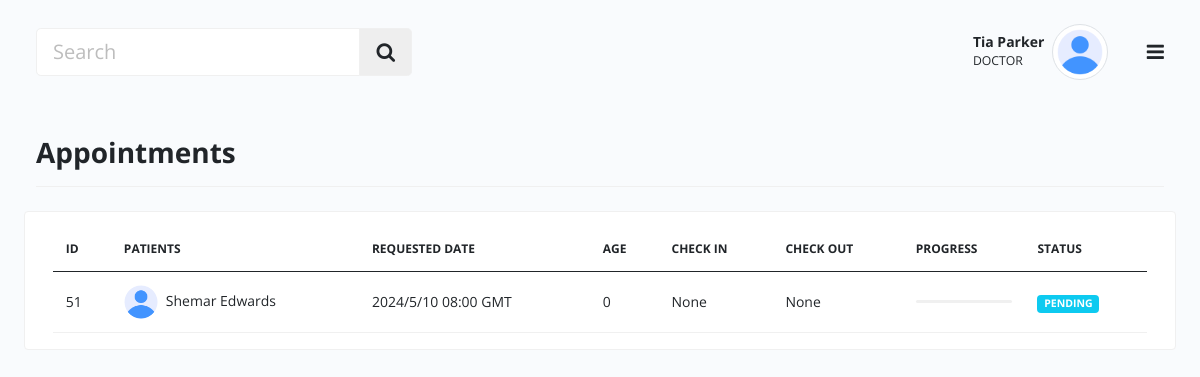
Before: /appointments (signed in) with the older database file.
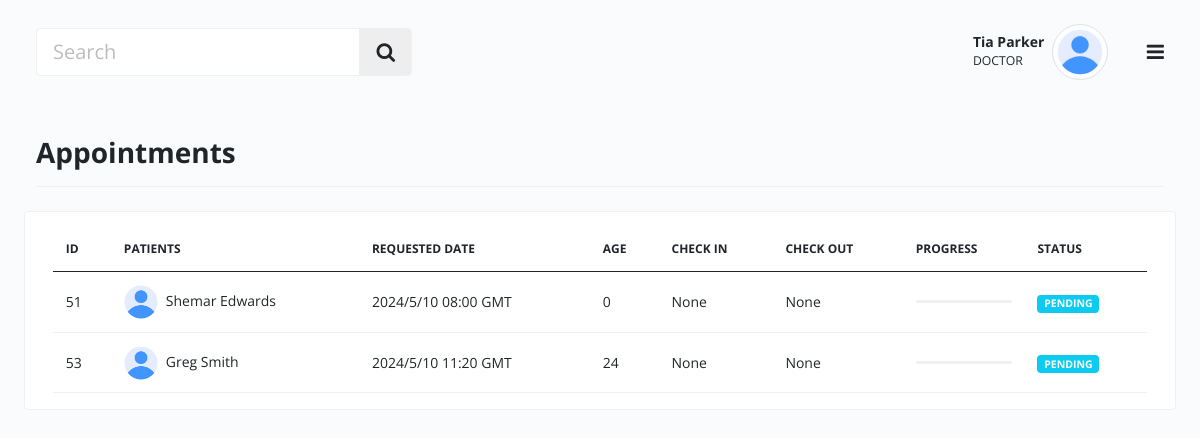
After: the same page with the newer database file.
### tables this page shows
CREATE TABLE users (
    id INTEGER PRIMARY KEY AUTOINCREMENT,
    dob TEXT NOT NULL,
    first_name TEXT NOT NULL,
    last_name TEXT NOT NULL,
    user_role TEXT NOT NULL,
    email TEXT NOT NULL UNIQUE,
    gender TEXT NOT NULL,
    phone_number TEXT NOT NULL,
    passcode TEXT NOT NULL
);

CREATE TABLE appointments (
    id INTEGER PRIMARY KEY AUTOINCREMENT,
    doctor_id TEXT NOT NULL,
    patient_id TEXT NOT NULL,
    room_id TEXT NULL,
    approved BOOLEAN DEFAULT false,
    date TEXT NOT NULL,
    date_admitted TEXT NULL,
    date_dischared TEXT NULL,
    status TEXT DEFAULT 'PENDING',
    progress INTEGER DEFAULT 0
);

### app.py (the view)
@app.route("/appointments", methods=('GET', 'POST'))
def appointments():
    user_id = str(g.user['id'])
    data = []
    db = get_db()
    appointments = db.execute("SELECT * FROM appointments").fetchall()
    for a in appointments:
        user = db.execute(f"SELECT * FROM users where id = {a['patient_id']}").fetchone()
        temp = {'user_id':user['id'],'doctor_id': a['doctor_id'], 'id': a['id'],'age': calculate_age(user['dob']), 'patient_name': f"{user['first_name']} {user['last_name']}", 'date_admitted': a['date_admitted'], 'date_discharged': a['date_dischared'], 'status': a['status'],'progress': a['progress'],'schedule_date': a['date'], 'style_width': f"style=width: {a['progress']}%;"}
        data.append(temp)
    if g.user['user_role'] == 'PATIENT':
        data = [x for x in data if str(x['user_id']) == user_id]
    else:
        data = [v for v in data if str(v['doctor_id']) == user_id]
    return render_template("appointments.html", data=data)

### api_routes/api_auth.py (called while the page is built)
@bp.before_app_request
def load_logged_in_user():
    user_id = session.get('user_id')
    if user_id is None:
        g.user = None
    else:
        g.user = get_db().execute(
            'SELECT * FROM users WHERE id = ?', (user_id,)
        ).fetchone()

### db.py (called while the page is built)
def dict_factory(cursor, row):
    d = {}
    for idx, col in enumerate(cursor.description):
        d[col[0]] = row[idx]
    return d

def get_db():
    if 'db' not in g:
        g.db = sqlite3.connect(
            'database.db',
            detect_types=sqlite3.PARSE_DECLTYPES
        )
        g.db.row_factory = dict_factory
    return g.db

### helper.py (called while the page is built)
def calculate_age(do):
    dob = datetime.strptime(do, "%Y-%m-%d").date()
    today = datetime.now().date()
    age = today.year - dob.year
    if (today.month, today.day) < (dob.month, dob.day):
        age -= 1
    return age

### templates/appointments.html (shortened to what this page needs)
{% extends 'base.html' %}
{% block content %}
    <div class="main px-lg-4 px-md-4">
        {% include 'shared/header.html'%}
        <div class="body d-flex py-3">
            <div class="container-xxl">
                <div class="row align-items-center">
                    <div class="border-0 mb-4">
                        <div class="card-header py-3 no-bg bg-transparent d-flex align-items-center px-0 justify-content-between border-bottom flex-wrap">
                            <h3 class="fw-bold mb-0">Appointments</h3>
                        </div>
                    </div>
                </div>
                <div class="row mb-3">
                    <div class="card">
                        <div class="card-body">
                            <table id="patient-table" class="table table-hover align-middle mb-0" style="width: 100%;">
                                <thead>
                                    <tr>
                                        <th>Id</th>
                                        <th>Patients</th>
                                        <th>Requested Date</th>
                                        <th>Age</th>
                                        <th>Check In</th>
                                        <th>Check Out</th>
                                        <th>Progress</th>
                                        <th>Status</th>
                                    </tr>
                                </thead>
                                <tbody>
                                    {% for a in data %}
                                    <tr>
                                        <td>{{a.id}}</td>
                                        <td><img src="{{url_for('static', filename='assets/images/profile.png')}}" class="avatar  rounded-circle me-2" alt="profile-image"><span>{{a.patient_name}} </span></td>
                                        <td>{{a.schedule_date}}</td>
                                        <td>{{a.age}}</td>
                                        <td>{{a.date_admitted}}</td>
                                        <td>{{a.date_discharged}}</td>
                                        <td>
                                            <div class="progress" style="height: 3px;">
                                            </div>
                                        </td>
                                        <td><span class="badge bg-info">{{a.status}}</span></td>
                                    </tr>
                                    {% endfor %}
                                </tbody>
                            </table>
                        </div>
                    </div>
                </div>
            </div>
        </div>
    </div>
{% endblock %}

### templates/base.html (shortened to what this page needs)
<!doctype html>
<html class="no-js" lang="en" dir="ltr">
<head>
    <link rel="stylesheet" href="{{ url_for('static', filename='assets/css/ihealth.style.min.css') }}">
    <link rel="stylesheet" href="{{ url_for('static', filename='assets/plugin/datatables/responsive.dataTables.min.css') }}">
    <link rel="stylesheet" href="{{ url_for('static', filename='assets/plugin/datatables/dataTables.bootstrap5.min.css') }}">
    <link rel="stylesheet" href="https://cdn.jsdelivr.net/npm/@event-calendar/build@2.7.0/event-calendar.min.css">
</head>
<body>
<div id="ihealth-layout" class="theme-tradewind">
    {% block content %}{% endblock %}
</div>
</body>
</html>

### templates/shared/header.html (shortened to what this page needs)
<div class="header">
    <nav class="navbar py-4">
        <div class="container-xxl">
            <div class="h-right d-flex align-items-center mr-5 mr-lg-0 order-1">
                <div class="d-flex">
                    <a class="nav-link text-primary collapsed" href="help.html" title="Get Help">
                        <i class="icofont-info-square fs-5"></i>
                    </a>
                </div>
                <div class="dropdown notifications zindex-popover">
                    <a class="nav-link dropdown-toggle pulse" href="#" role="button" data-bs-toggle="dropdown">
                        <i class="icofont-alarm fs-5"></i>
                    </a>
                </div>
                <div class="dropdown user-profile ml-2 ml-sm-3 d-flex align-items-center zindex-popover">
                    <div class="u-info me-2">
                        <p class="mb-0 text-end line-height-sm "><span class="font-weight-bold">{{g.user.first_name}} {{g.user.last_name}}</span></p>
                        <small>{{ g.user.user_role }}</small>
                    </div>
                    <a class="nav-link dropdown-toggle pulse p-0" href="#" role="button" data-bs-toggle="dropdown" data-bs-display="static">
                        <img class="avatar lg rounded-circle img-thumbnail" src="{{url_for('static', filename='assets/images/profile.png')}}" alt="profile">
                    </a>
                </div>
                <div class="setting ms-2">
                    <a href="#" data-bs-toggle="modal" data-bs-target="#Settingmodal"><i class="icofont-gear-alt fs-5"></i></a>
                </div>
            </div>
            <button class="navbar-toggler p-0 border-0 menu-toggle order-3" type="button" data-bs-toggle="collapse" data-bs-target="#mainHeader">
                <span class="fa fa-bars"></span>
            </button>
            <div class="order-0 col-lg-4 col-md-4 col-sm-12 col-12 mb-3 mb-md-0 ">
                <div class="input-group flex-nowrap input-group-lg">
                    <input type="search" class="form-control" placeholder="Search" aria-label="search" aria-describedby="addon-wrapping">
                    <button type="button" class="input-group-text" id="addon-wrapping"><i class="fa fa-search"></i></button>
                </div>
            </div>
        </div>
    </nav>
</div>

Changed rows visible on the page:
added appointments: id "53", patient_name "Greg Smith", schedule_date "2024/5/10 11:20 GMT", age "24", date_admitted "None", date_discharged "None", status "PENDING"
